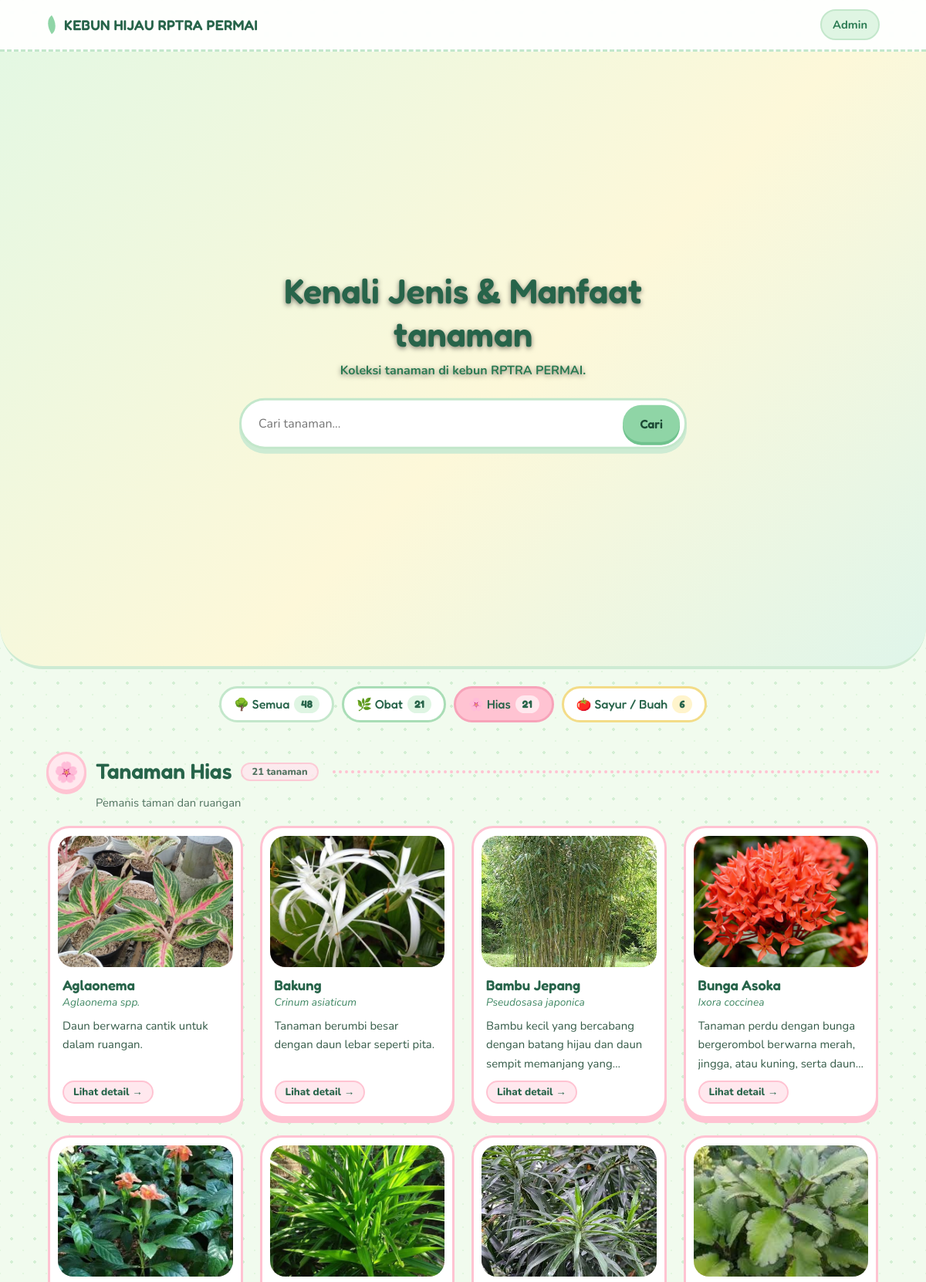
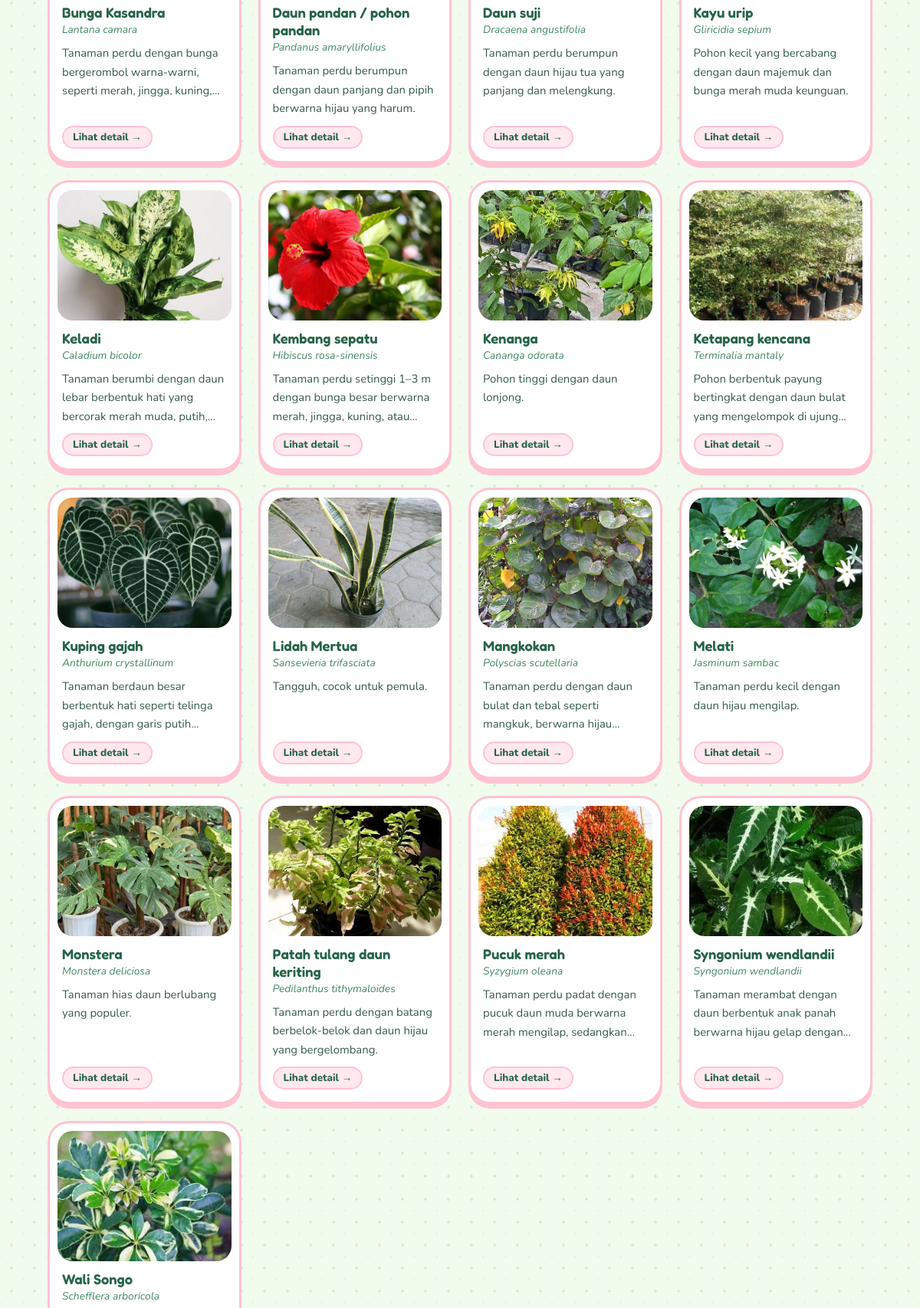
The app's page /index.php?k=hias (upper part) with its own data (2 pictures, top to bottom).
### tables this page shows
CREATE TABLE `tanaman` (
  `id` int NOT NULL,
  `nama` varchar(120) NOT NULL,
  `nama_latin` varchar(160) DEFAULT NULL,
  `kategori` varchar(80) NOT NULL DEFAULT 'Tanaman Hias',
  `ringkasan` varchar(255) DEFAULT NULL,
  `deskripsi` text,
  `karakteristik` text,
  `jenis` text,
  `manfaat` text,
  `perawatan` text,
  `foto` varchar(100) DEFAULT NULL,
  `video` varchar(100) DEFAULT NULL,
  `video_url` varchar(255) DEFAULT NULL,
  `created_at` timestamp NULL DEFAULT CURRENT_TIMESTAMP
);

### index.php (the view, shortened to what this page needs)
<?php
require 'config.php';
$q    = trim($_GET['q'] ?? '');
$slug = $_GET['k'] ?? '';
$aktif = kat_dari_slug($slug);
$like = '%'.addcslashes($q,'%_\\').'%';
$s = db()->prepare('SELECT id,nama,nama_latin,kategori,ringkasan,foto FROM tanaman
  WHERE nama LIKE ? OR nama_latin LIKE ? OR ringkasan LIKE ? OR manfaat LIKE ?
  ORDER BY nama');
$s->execute([$like,$like,$like,$like]);
$rows = $s->fetchAll();
$kelompok = [];
foreach(array_keys(KATEGORI) as $n) $kelompok[$n] = [];
foreach($rows as $r){
  $n = isset(KATEGORI[$r['kategori']]) ? $r['kategori'] : 'Lainnya';
  $kelompok[$n][] = $r;
}
$total = count($rows);
$tampil = $aktif ? [$aktif=>$kelompok[$aktif]] : array_filter($kelompok);
function link_filter($slug,$q){
  $p = array_filter(['q'=>$q,'k'=>$slug],fn($v)=>$v!=='');
  return 'index.php'.($p?'?'.http_build_query($p):'');
}
head('Kebun Hijau - Koleksi Tanaman'); ?>
<header class="top"><a class="logo" href="index.php">KEBUN HIJAU RPTRA PERMAI</a><a class="navlink" href="admin/login.php">Admin</a></header>
<section class="hero">
  <video autoplay muted loop class="hero-video">
    <source src="uploads/intro.mp4" type="video/mp4">
  </video>
  <div class="hero-text">
    <h1>Kenali Jenis &amp; Manfaat tanaman</h1>
    <p>Koleksi tanaman di kebun RPTRA PERMAI.</p>
    <form class="search">
      <input name="q" value="<?=e($q)?>" placeholder="Cari tanaman...">
      <button>Cari</button>
    </form>
  </div>
</section>
<nav class="chips" aria-label="Kelompok tanaman">
  <a class="chip<?=$slug===''?' on':''?>" href="<?=e(link_filter('',$q))?>">🌳 Semua <b><?=$total?></b></a>
  <?php foreach(KATEGORI as $n=>$i): ?>
  <a class="chip c-<?=$i['slug']?><?=$slug===$i['slug']?' on':''?>" href="<?=e(link_filter($i['slug'],$q))?>"><?=$i['emoji']?> <?=e(str_replace('Tanaman ','',$n))?> <b><?=count($kelompok[$n])?></b></a>
  <?php endforeach ?>
</nav>
<main class="katalog">
<?php if(!$total || ($aktif && !$kelompok[$aktif])): ?>
  <p class="empty"><span>🙈</span>Yah, tanaman tidak ditemukan.<br><a href="index.php">Lihat semua tanaman</a></p>
<?php else: foreach($tampil as $nama=>$list): $i = kat($nama); ?>
  <section class="group g-<?=$i['slug']?>" id="<?=$i['slug']?>">
    <h2 class="group-title"><span class="emo"><?=$i['emoji']?></span><?=e($nama)?><small><?=count($list)?> tanaman</small></h2>
    <?php if($i['sub']): ?><p class="group-sub"><?=e($i['sub'])?></p><?php endif ?>
    <div class="grid">
    <?php foreach($list as $r): ?>
      <a class="card" href="tanaman.php?id=<?=$r['id']?>">
        <?php if($r['foto']): ?><img src="uploads/<?=e($r['foto'])?>" alt="<?=e($r['nama'])?>" loading="lazy">
        <?php else: ?><div class="ph"><?=$i['emoji']?></div><?php endif ?>
        <div class="cb"><h3><?=e($r['nama'])?></h3><em><?=e($r['nama_latin'])?></em><p><?=e($r['ringkasan'])?></p><span class="more">Lihat detail →</span></div>
      </a>
    <?php endforeach ?>
    </div>
  </section>
<?php endforeach; endif ?>
</main>
<footer>© <?=date('Y')?> RPTRA Permai · Bina Sarana Informatika Kelompok 3</footer></body></html>

### records on screen
tanaman: kategori "Hias", kategori "21", foto (picture), nama "Wali Songo", nama_latin "Schefflera arboricola"
tanaman: foto (picture), nama "Aglaonema", nama_latin "Aglaonema spp.", ringkasan "Daun berwarna cantik untuk dalam ruangan."
tanaman: foto (picture), nama "Bakung", nama_latin "Crinum asiaticum", ringkasan "Tanaman berumbi besar dengan daun lebar seperti pita."
tanaman: foto (picture), nama "Bambu Jepang", nama_latin "Pseudosasa japonica", ringkasan "Bambu kecil yang bercabang dengan batang hijau dan daun sempit memanjang…"
tanaman: foto (picture), nama "Bunga Asoka", nama_latin "Ixora coccinea", ringkasan "Tanaman perdu dengan bunga bergerombol berwarna merah, jingga, atau kuning, serta…"
tanaman: foto (picture), nama "Bunga Kasandra", nama_latin "Lantana camara", ringkasan "Tanaman perdu dengan bunga bergerombol warna-warni, seperti merah, jingga,…"
tanaman: foto (picture), nama "Daun pandan / pohon pandan", nama_latin "Pandanus amaryllifolius", ringkasan "Tanaman perdu berumpun dengan daun panjang dan pipih berwarna hijau yang harum."
tanaman: foto (picture), nama "Daun suji", nama_latin "Dracaena angustifolia", ringkasan "Tanaman perdu berumpun dengan daun hijau tua yang panjang dan melengkung."
tanaman: foto (picture), nama "Kayu urip", nama_latin "Gliricidia sepium", ringkasan "Pohon kecil yang bercabang dengan daun majemuk dan bunga merah muda keunguan."
tanaman: foto (picture), nama "Keladi", nama_latin "Caladium bicolor", ringkasan "Tanaman berumbi dengan daun lebar berbentuk hati yang bercorak merah muda,…"
tanaman: foto (picture), nama "Kembang sepatu", nama_latin "Hibiscus rosa-sinensis", ringkasan "Tanaman perdu setinggi 1–3 m dengan bunga besar berwarna merah, jingga, kuning,…"
tanaman: foto (picture), nama "Kenanga", nama_latin "Cananga odorata", ringkasan "Pohon tinggi dengan daun lonjong."
tanaman: foto (picture), nama "Ketapang kencana", nama_latin "Terminalia mantaly", ringkasan "Pohon berbentuk payung bertingkat dengan daun bulat yang mengelompok di…"
tanaman: foto (picture), nama "Kuping gajah", nama_latin "Anthurium crystallinum", ringkasan "Tanaman berdaun besar berbentuk hati seperti telinga gajah, dengan garis…"
tanaman: foto (picture), nama "Lidah Mertua", nama_latin "Sansevieria trifasciata", ringkasan "Tangguh, cocok untuk pemula."
tanaman: foto (picture), nama "Mangkokan", nama_latin "Polyscias scutellaria", ringkasan "Tanaman perdu dengan daun bulat dan tebal seperti mangkuk, berwarna…"
tanaman: foto (picture), nama "Melati", nama_latin "Jasminum sambac", ringkasan "Tanaman perdu kecil dengan daun hijau mengilap."
tanaman: foto (picture), nama "Monstera", nama_latin "Monstera deliciosa", ringkasan "Tanaman hias daun berlubang yang populer."
tanaman: foto (picture), nama "Patah tulang daun keriting", nama_latin "Pedilanthus tithymaloides", ringkasan "Tanaman perdu dengan batang berbelok-belok dan daun hijau yang bergelombang."
tanaman: foto (picture), nama "Pucuk merah", nama_latin "Syzygium oleana", ringkasan "Tanaman perdu padat dengan pucuk daun muda berwarna merah mengilap,…"
tanaman: foto (picture), nama "Syngonium wendlandii", nama_latin "Syngonium wendlandii", ringkasan "Tanaman merambat dengan daun berbentuk anak panah berwarna hijau gelap…"

### other values on screen
$total "48"
$i['emoji'] "🌿"
str_replace('Tanaman ','',$n) "Obat"
count($kelompok[$n]) "21"
$i['emoji'] "🌸"
$i['emoji'] "🍅"
str_replace('Tanaman ','',$n) "Sayur / Buah"
count($kelompok[$n]) "6"
$nama "Tanaman Hias"
count($list) "21"
$i['sub'] "Pemanis taman dan ruangan"
